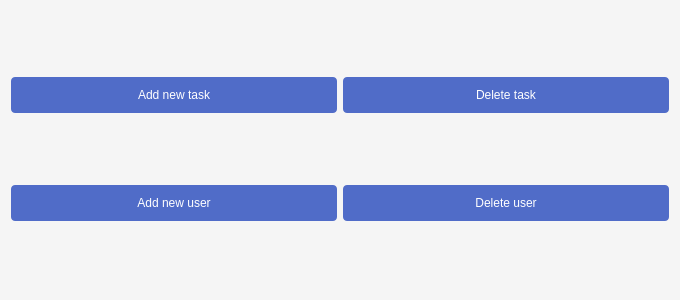
<?xml version="1.0" encoding="UTF-8"?>
<ui version="4.0">
 <class>ProjectSettings</class>
 <widget class="QWidget" name="ProjectSettings">
  <property name="geometry">
   <rect>
    <x>0</x>
    <y>0</y>
    <width>400</width>
    <height>300</height>
   </rect>
  </property>
  <property name="windowTitle">
   <string>Form</string>
  </property>
  <property name="styleSheet">
   <string notr="true">QWidget {
	background-color:rgb(245, 245, 245);
}
QPushButton {
     background-color: rgb(80, 108, 200);
	color: white;
border: 1px black;

     border-radius: 4px;
	font: 63 8pt &quot;Yu Gothic UI Semibold&quot;;
width:326px;
height:26px;
}
QPushButton:hover{
border: 1px solid rgb(255, 255, 255);
}</string>
  </property>
  <layout class="QGridLayout" name="gridLayout_2">
   <item row="0" column="0">
    <widget class="QPushButton" name="add_new_task">
     <property name="sizePolicy">
      <sizepolicy hsizetype="Minimum" vsizetype="Fixed">
       <horstretch>0</horstretch>
       <verstretch>36</verstretch>
      </sizepolicy>
     </property>
     <property name="minimumSize">
      <size>
       <width>0</width>
       <height>36</height>
      </size>
     </property>
     <property name="text">
      <string>Add new task</string>
     </property>
    </widget>
   </item>
   <item row="1" column="0">
    <widget class="QPushButton" name="add_new_user">
     <property name="sizePolicy">
      <sizepolicy hsizetype="Minimum" vsizetype="Fixed">
       <horstretch>0</horstretch>
       <verstretch>36</verstretch>
      </sizepolicy>
     </property>
     <property name="minimumSize">
      <size>
       <width>0</width>
       <height>36</height>
      </size>
     </property>
     <property name="text">
      <string>Add new user</string>
     </property>
    </widget>
   </item>
   <item row="0" column="1">
    <widget class="QPushButton" name="delete_task">
     <property name="minimumSize">
      <size>
       <width>0</width>
       <height>36</height>
      </size>
     </property>
     <property name="text">
      <string>Delete task</string>
     </property>
    </widget>
   </item>
   <item row="1" column="1">
    <widget class="QPushButton" name="delete_user">
     <property name="minimumSize">
      <size>
       <width>0</width>
       <height>36</height>
      </size>
     </property>
     <property name="text">
      <string>Delete user</string>
     </property>
    </widget>
   </item>
  </layout>
 </widget>
 <resources/>
 <connections/>
</ui>
